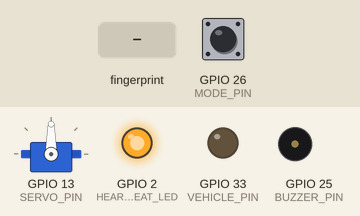
A sketch run on a simulated ESP32. Parts: servo, output pins drawn as LEDs (lit = HIGH), buzzer (waves = sounding, pin HIGH). Inputs (shaded band) come from the test bench; at power-on: GPIO 26 (MODE_PIN) HIGH. The modem accepts every AT command (registered, SIM ready, sends succeed) and sends nothing else; what the sketch prints to the serial monitor is not drawn.

Above: at 4.4 s.
4.5 s: finger stored as number 1 placed on the sensor
At 6.4 s:
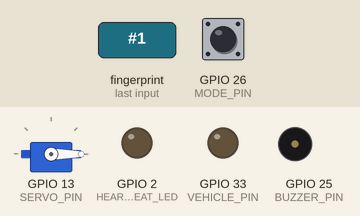
At 8.5 s:
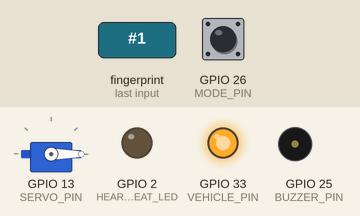
8.6 s: GPIO 26 (MODE_PIN) pulled LOW for 0.65 s
At 9.6 s:
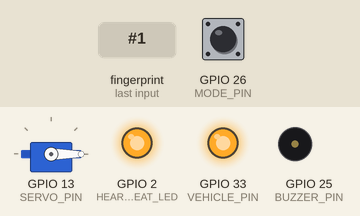
Timing chart, 0 to 18.1 s (numbered marks = the images above; inputs shaded):
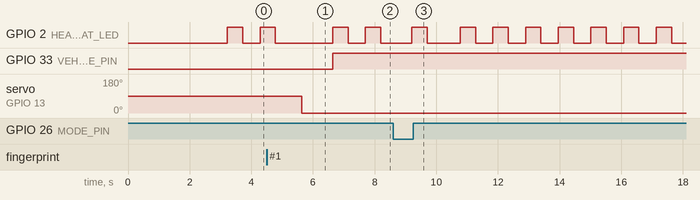

The sketch:

SMART_VEHICLE_SAFETY_SYSTEM_sim900A.ino
```cpp
#include <Adafruit_Fingerprint.h>
#include <ESP32Servo.h>  // ESP32 compatible servo library

// ==================== PIN CONFIG ====================
#define FINGER_RX 16       // Fingerprint TX -> ESP32 RX
#define FINGER_TX 17       // Fingerprint RX -> ESP32 TX
#define BUZZER_PIN 25
#define MODE_PIN 26
#define VEHICLE_PIN 33
#define SERVO_PIN 13
#define HEARTBEAT_LED 2    // Single heartbeat LED

#define SIM900_TX 27       // SIM900 TX -> ESP32 RX
#define SIM900_RX 14       // SIM900 RX -> ESP32 TX

HardwareSerial fingerSerial(2);   // Fingerprint serial
HardwareSerial SIM900(1);         // SIM900 serial

Adafruit_Fingerprint finger(&fingerSerial);
Servo vehicleLock;

bool vehicleState = false;
bool lastMode = HIGH;

// ==================== SETUP ====================
void setup() {
  Serial.begin(115200);
  delay(200);

  pinMode(BUZZER_PIN, OUTPUT);
  pinMode(MODE_PIN, INPUT_PULLUP);
  pinMode(VEHICLE_PIN, OUTPUT);
  pinMode(HEARTBEAT_LED, OUTPUT);

  digitalWrite(BUZZER_PIN, LOW);
  digitalWrite(VEHICLE_PIN, LOW);
  digitalWrite(HEARTBEAT_LED, LOW);

  // Servo lock initial
  vehicleLock.attach(SERVO_PIN);
  vehicleLock.write(90); // locked initially

  // Fingerprint sensor
  fingerSerial.begin(57600, SERIAL_8N1, FINGER_RX, FINGER_TX);
  finger.begin(57600);
  delay(10);

  Serial.println("\n===============================");
  Serial.println("🚗 SMART VEHICLE SAFETY SYSTEM");
  Serial.println("===============================");

  if (finger.verifyPassword()) {
    Serial.println("✅ Fingerprint sensor connected!");
  } else {
    Serial.println("❌ ERROR: Check sensor wiring!");
    while (1) { toneBuzz(1, 500); }
  }

  finger.getTemplateCount();
  Serial.print("📁 Fingerprints stored: ");
  Serial.println(finger.templateCount);

  // SIM900 setup
  SIM900.begin(9600, SERIAL_8N1, SIM900_RX, SIM900_TX);
  Serial.println("📡 SIM900 initializing...");
  delay(1000);
  SIM900.println("AT");       // Test command
  delay(500);
  SIM900.println("AT+CMGF=1"); // SMS text mode
  delay(500);
  Serial.println("✅ SIM900 ready");

  Serial.println("System Ready!");
  Serial.println("===============================\n");
}

// ==================== LOOP ====================
void loop() {
  // -------- Heartbeat LED --------
  digitalWrite(HEARTBEAT_LED, HIGH);
  delay(500);
  digitalWrite(HEARTBEAT_LED, LOW);
  delay(500);

  // -------- Mode Handling ---------
  bool currentMode = digitalRead(MODE_PIN);

  if (currentMode != lastMode) {
    Serial.println();
    Serial.println("===============================");
    if (currentMode == LOW) {
      Serial.println("📥 ENROLL MODE ENABLED (-1 to DELETE ALL fingerprints)");
    } else {
      Serial.println("🚗 ACTIVE MODE ENABLED");
      Serial.println("Place finger to START / STOP vehicle");
    }
    Serial.println("===============================");
    lastMode = currentMode;
    Serial.flush();
    delay(500);
  }

  if (currentMode == LOW)
    enrollMode();
  else
    activeMode();
}

// ==================== ENROLL MODE (Only -1) ====================
void enrollMode() {
  if (!Serial.available()) return;
  int inputValue = Serial.parseInt();

  // Only delete all fingerprints
  if (inputValue != -1) return;

  Serial.println("🧹 Clearing all fingerprints from sensor...");
  uint8_t p = finger.emptyDatabase();
  if (p == FINGERPRINT_OK) {
    Serial.println("✅ All fingerprints deleted successfully!");
    toneBuzz(2, 100);
  } else {
    Serial.println("❌ Error clearing database!");
    toneBuzz(3, 150);
  }
}

// ==================== ACTIVE MODE ====================
void activeMode() {
  int p = finger.getImage();
  if (p == FINGERPRINT_NOFINGER) return;
  if (p != FINGERPRINT_OK) return;

  p = finger.image2Tz();
  if (p != FINGERPRINT_OK) return;

  p = finger.fingerFastSearch();

  if (p == FINGERPRINT_OK) {
    Serial.print("✅ Access Granted! ID: ");
    Serial.println(finger.fingerID);

    vehicleState = !vehicleState; // toggle ON/OFF

    if (vehicleState) {
      vehicleLock.write(0); // UNLOCK servo
      Serial.println("🔓 Vehicle Unlocked");
      delay(1000);
      digitalWrite(VEHICLE_PIN, HIGH);
      Serial.println("🚘 Vehicle Started!");
    } else {
      digitalWrite(VEHICLE_PIN, LOW);
      Serial.println("🛑 Vehicle Stopped!");
      delay(1000);
      vehicleLock.write(90); // LOCK servo
      Serial.println("🔒 Vehicle Locked");
    }
  } else {
    Serial.println("❌ ACCESS DENIED! Unknown Finger.");
    toneBuzz(5, 200);
    vehicleLock.write(90);
    digitalWrite(VEHICLE_PIN, LOW);
    emergencyAlert();
  }
}

// ==================== BUZZER HELPER ====================
void toneBuzz(int times, int delayMs) {
  for (int i = 0; i < times; i++) {
    digitalWrite(BUZZER_PIN, HIGH);
    delay(delayMs);
    digitalWrite(BUZZER_PIN, LOW);
    delay(delayMs);
  }
}

// ==================== EMERGENCY ALERT ====================
void emergencyAlert() {
  Serial.println("🚨 ACCESS DENIED! Sending emergency alert...");

  // --- Send SMS ---
  SIM900.println("AT+CMGF=1");   // Set text mode
  delay(500);

  SIM900.println("AT+CMGS=\"8549990019\""); // Recipient
  delay(500);

  SIM900.print("ALERT! Unauthorized access detected!"); // Message
  delay(500);

  SIM900.write(26); // Ctrl+Z
  delay(5000);      // Wait for SMS
  Serial.println("📩 SMS sent");

  // --- Make Call ---
  SIM900.println("ATD8549990019;");
  delay(1000);
  Serial.println("📞 Calling...");
  digitalWrite(BUZZER_PIN, HIGH);
  delay(15000);
  digitalWrite(BUZZER_PIN, LOW);
  SIM900.println("ATH");
  Serial.println("📴 Call ended");
}
```

Measured:
- after the input at 4.5 s, GPIO 33 (VEHICLE_PIN): LOW → HIGH after 2.1 s; servo on GPIO 13 (SERVO_PIN): 90° → 0° after 1.1 s
